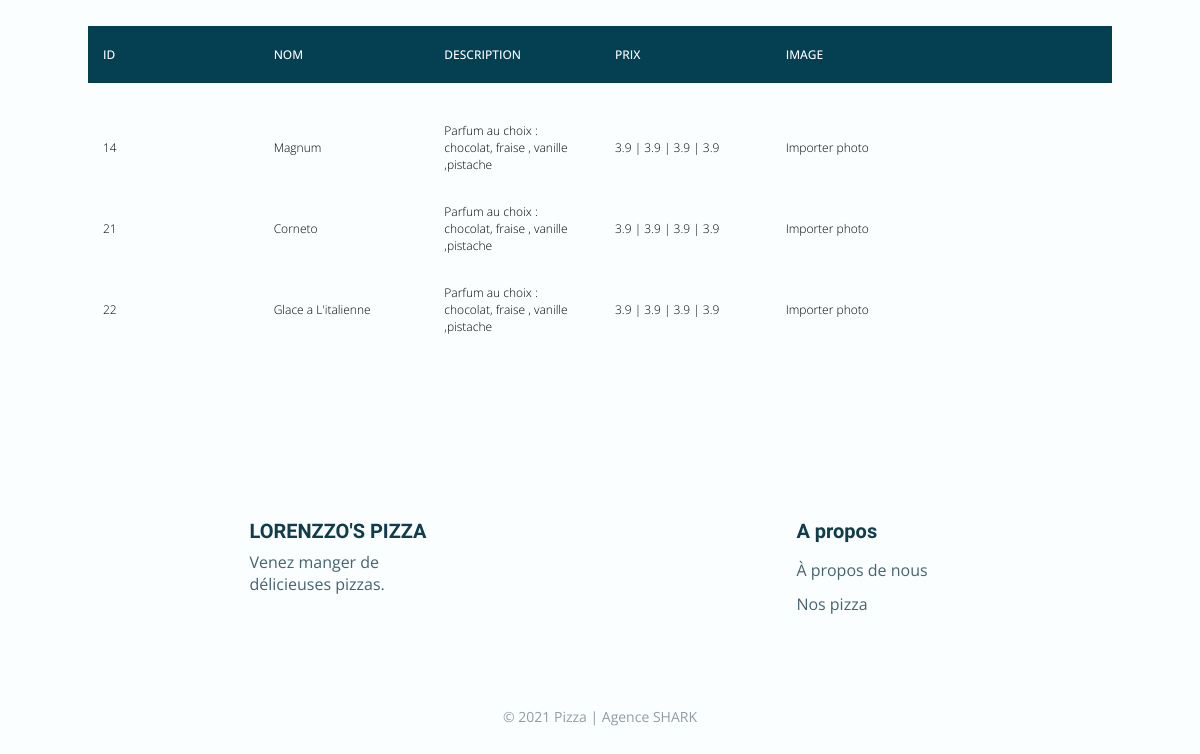
Page /admin-modifier-produit.php (lower part) on the earlier database version.
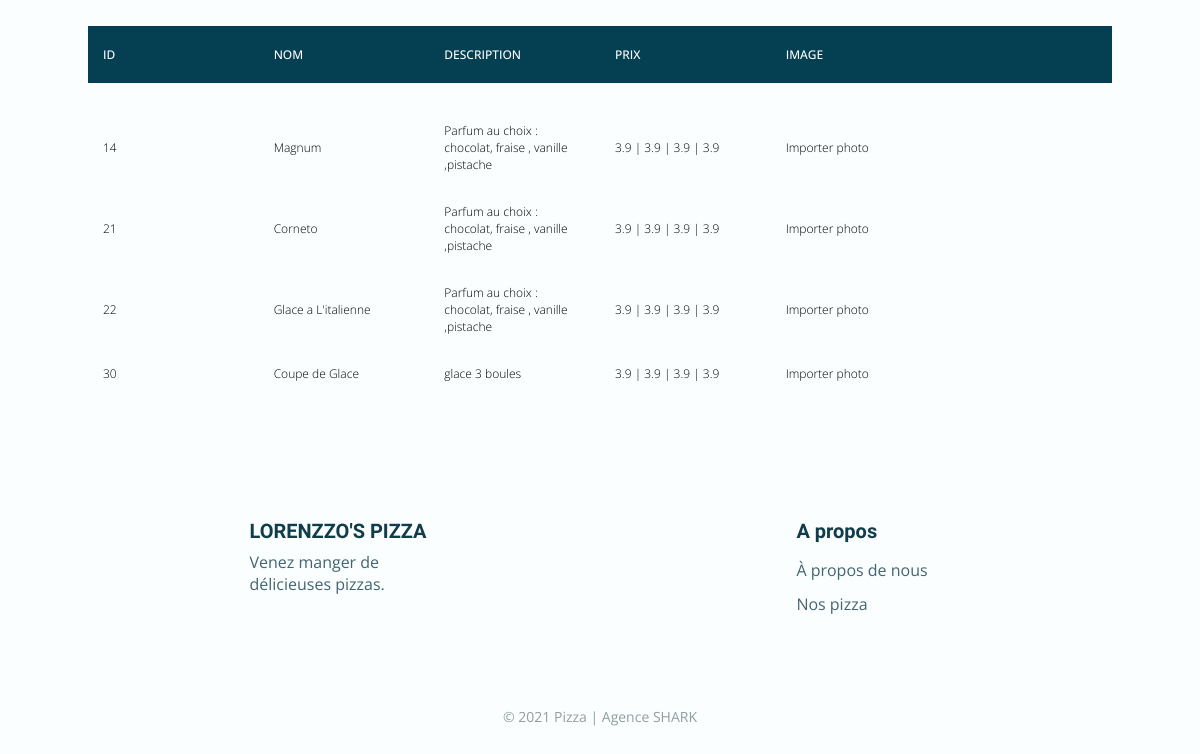
Same page on the later database version.
### tables this page shows
CREATE TABLE IF NOT EXISTS `category` (
  `id` int NOT NULL AUTO_INCREMENT,
  `name` varchar(255) NOT NULL,
  PRIMARY KEY (`id`)
);

CREATE TABLE IF NOT EXISTS `produit` (
  `id` int NOT NULL AUTO_INCREMENT,
  `name` varchar(255) NOT NULL,
  `details` text NOT NULL,
  `img_path` varchar(255) NOT NULL,
  `category_id` int DEFAULT NULL,
  PRIMARY KEY (`id`),
  KEY `fk_product_category` (`category_id`)
);

CREATE TABLE IF NOT EXISTS `price` (
  `id` int NOT NULL AUTO_INCREMENT,
  `price` float DEFAULT NULL,
  `option_id` int DEFAULT NULL,
  `produit_id` int NOT NULL,
  PRIMARY KEY (`id`),
  KEY `fk_product_size` (`option_id`),
  KEY `fk_product_price` (`produit_id`)
);

### dbcontroller.php (called while the page is built, shortened)
<?php
class DBController {
    private $host = "localhost";
    private $user = "root";
    private $password = "";
    private $database = "lorenzzobd_dieug";
    private $conn;
    function __construct() {
        $this->conn = $this->connectDB();
    }
    function connectDB() {
        $conn = new PDO("mysql:host=" . $this->host . ";dbname=" . $this->database, $this->user, $this->password);
        return $conn;
    }
    function runQuery($query) {
        $result = $this->conn->query($query);
        while($row=$result->fetch(PDO::FETCH_ASSOC)) {
            $resultset[] = $row;
        }
        if(!empty($resultset))
            return $resultset;
    }
}
?>

### admin-modifier-produit.php (the view, shortened to what this page needs)
<?php include('base/head.php') ?>
<?php
    require_once ('dbcontroller.php');
    $db_handle = new DBcontroller();
?>
<?php
    $admins = $db_handle->runQuery("SELECT * FROM admin");
    $categories = $db_handle->runQuery("SELECT * FROM category");
    $products = $db_handle->runQuery("SELECT * FROM produit");
    $suggestion = $db_handle->runQuery("SELECT * FROM suggestion");
?>
<div class="product section">
<section>
        <?php
        foreach($suggestion as $suggest){
            $filtered_SuggestProducts = array_filter($products, static function($suggestProduit) use($suggest){
                if($suggestProduit['id'] === $suggest['produit_id']){
                    return $suggestProduit;
                }
            });
            foreach($filtered_SuggestProducts as $suggestProd){
                $id = $suggestProd["id"];
                $price = $db_handle->runQuery("SELECT price FROM price WHERE produit_id =$id")
            ?>
            <?php
            }
        }
    ?>
    <?php
        foreach($categories as $category){
            $category['name']=str_replace("Nos", "Les", $category['name']);
            $filteredProducts = array_filter($products, static function($product) use($category){
                if($product['category_id'] === $category['id']){
                    return $product;
                }
            });
    ?>
    <div class="container grid" id="<?= $category['name'] ?>">
        <div class="product__table-header">
            <table cellpadding="0" cellspacing="0" border="0">
                <thead>
                <tr>
                    <th>ID</th>
                    <th>Nom</th>
                    <th>Description</th>
                    <th>Prix</th>
                    <th>Image</th>
                    <th><i class="uil uil-trash-alt"></i></th>
                </tr>
                </thead>
            </table>
        </div>
        <div class="product__table-content">
        <?php
            foreach($filteredProducts as $product){
                $id = $product["id"];
                $price = $db_handle->runQuery("SELECT * FROM price WHERE produit_id =$id")
        ?>
            <table cellpadding="0" cellspacing="0" border="0">
                <tbody>
                <tr>
                    <td><?= $product['id'] ?></td>
                    <td><?= $product['name'] ?></td>
                    <td><?= $product['details'] ?></td>
                    <td><?= $price[0]['price'] ?> | <?= $price[1]['price'] ?> | <?= $price[2]['price'] ?> | <?= $price[3]['price'] ?? null ?> </td>
                    <td>
                        <label for="upload-photo">Importer photo</label>
                    </td>
                    <td><i class="uil uil-trash-alt"></td>
                </tr>
                </tbody>
            </table>
            <?php
        };
        ?>
        </div>
        </div>
<?php
    }
?>
</section>
<?php include('base/footer.php') ?>
<?php include ('base/script.php') ?>

Differences in the rows shown:
added produit: id "30", name "Coupe de Glace", details "glace 3 boules", price.price "3.9"
